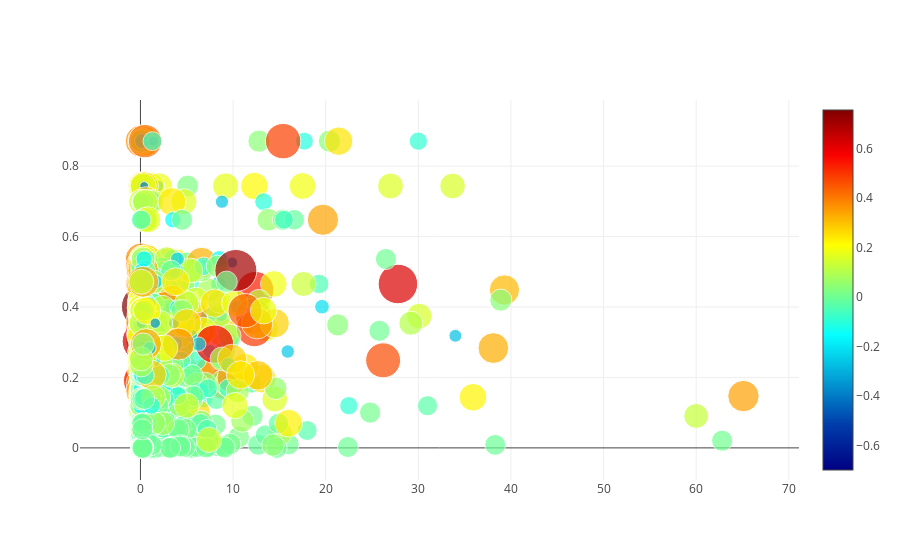

Notebook code cell kept with this figure:
### Code cell
import plotly
import plotly.graph_objs as go
from plotly.offline import download_plotlyjs, init_notebook_mode, plot, iplot
init_notebook_mode(connected=True)
import numpy as np

trace1 = go.Scatter(
    x = data["rain"],
    y = data["Current Hour Avg"],
    mode='markers',
    marker=dict(
        size = data['Traffic influence'] * 30 + 21,
        color = data['Traffic influence'], #set color equal to a variable
        colorscale='Jet',
        showscale=True
    )
)

iplot([trace1], filename='scatter-plot-with-colorscale')

### Figure 1 — Plotly figure (JSON) as saved in the notebook; plotly's stock layout.template omitted (floating-point values rounded to 4 significant figures; data arrays with more than 128 entries replaced by an {"elided": "..."} marker saying what was removed)
{"data": [{"marker": {"color": {"elided": "1880 float values"}, "colorscale": "Jet", "showscale": true, "size": {"elided": "1880 float values"}}, "mode": "markers", "type": "scatter", "uid": "546bf6aa-60ee-4541-af47-b566ecd3ac36", "x": {"elided": "1880 float values"}, "y": {"elided": "1880 float values"}}], "layout": {}}
